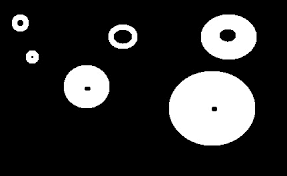
#> input picture lab5/sample4.png, 287 x 176 px
$ python holefilling.py
#> lines starting #> are read from the running program, lines starting #| are printed output that depends on the picture; after the words box and inside, x2 and y2 are one past the last pixel; in counts of white or black regions, pixels touching at a corner belong together
# -*- coding: utf-8 -*-
"""
Created on Tue Jun 28 16:29:27 2022

@author: u
"""

import cv2
import numpy as np
import matplotlib.pyplot as plt

img = cv2.imread('sample4.png',0)
#> img is the input picture: shape (176, 287); min 0, max 255, mean 46.3

im_H = img.shape[0]
#> im_H = 176
im_W = img.shape[1]
#> im_W = 287

_,thres_img = cv2.threshold(img, 100, 1, cv2.THRESH_BINARY)
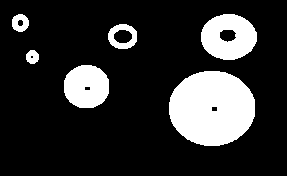
#> thres_img: shape (176, 287); values 0 (black) and 1 (white), 18.4% white; 6 white regions, box (x1, y1, x2, y2) and area: (169, 71, 255, 146) 5099, (201, 14, 257, 60) 1870, (64, 65, 109, 108) 1565, (108, 24, 137, 49) 401, (12, 14, 29, 32) 218, (26, 50, 39, 64) 140

ksize = 5
padding = (ksize - 1)//2

kernel = cv2.getStructuringElement(cv2.MORPH_CROSS, (ksize,ksize))


thres_img = cv2.copyMakeBorder(thres_img, padding, padding, padding, padding, cv2.BORDER_CONSTANT,value=0)
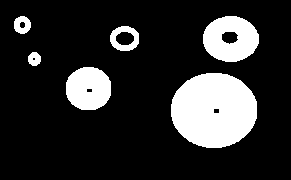
#> thres_img: shape (180, 291); values 0 (black) and 1 (white), 17.7% white; 6 white regions, box (x1, y1, x2, y2) and area: (171, 73, 257, 148) 5099, (203, 16, 259, 62) 1870, (66, 67, 111, 110) 1565, (110, 26, 139, 51) 401, (14, 16, 31, 34) 218, (28, 52, 41, 66) 140


plt.imshow(thres_img,'gray')
plt.show()

p = 0
q = 0

for i in range(im_H):
    for j in range(im_W):
        if(thres_img[i,j]==1 and i+1<im_H and thres_img[i+1,j]==0):
            p = i+1
            q = j
            break
    if(p!=0 or q!=0):
        break

print(p,q)
print(thres_img[p,q])
#| 0

output_H = im_H + ksize - 1
#> output_H = 180
output_W = im_W + ksize - 1
#> output_W = 291

result = np.zeros((output_H,output_W),np.uint8)
x = np.zeros((output_H,output_W),np.uint8)
x[p,q] = 1

ca = 1 - thres_img
y = x


for d in range(4):

    op = cv2.dilate(y,kernel)

    for i in range(output_H):
        for j in range(output_W):
            if(ca[i,j]==1 and op[i,j]==1):
                x[i,j]=1
    '''
    if(np.sum(y)==np.sum(x)):
        print(d)
        break
    y = x
    '''

for i in range(output_H):
    for j in range(output_W):
        if(x[i,j]==1 or thres_img[i,j]==1):
            result[i,j]=1
#> result: shape (180, 291); values 0 (black) and 1 (white), 17.8% white; 6 white regions, box (x1, y1, x2, y2) and area: (171, 73, 257, 148) 5099, (203, 16, 259, 62) 1870, (66, 67, 111, 110) 1565, (110, 26, 139, 51) 401, (14, 16, 31, 34) 244, (28, 52, 41, 66) 140

plt.imshow(result,'gray')
plt.show()

$ run again, with lab5/labtest.PNG copied over lab5/sample4.png
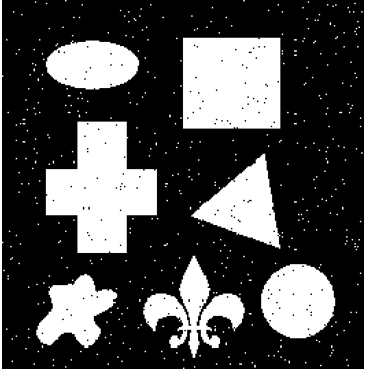
#> input picture lab5/labtest.PNG, 366 x 369 px
#> img is the input picture: shape (369, 366); min 0, max 255, mean 74.4
#> `_,thres_img = cv2.threshold(img, 100, 1, cv2.THRESH_BINARY)`:
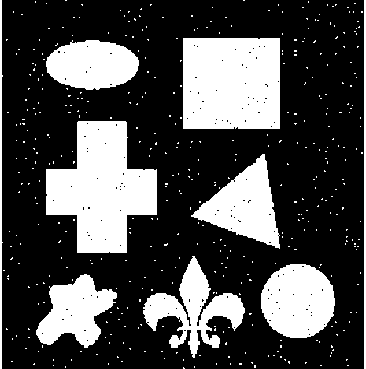
#> thres_img: shape (369, 366); values 0 (black) and 1 (white), 29.5% white; 439 white regions (430 under 20 px), largest, box (x1, y1, x2, y2) and area: (46, 121, 157, 253) 9360, (183, 38, 280, 129) 8769, (261, 264, 335, 338) 4305
#> `thres_img = cv2.copyMakeBorder(thres_img, padding, padding, padding, p..`:
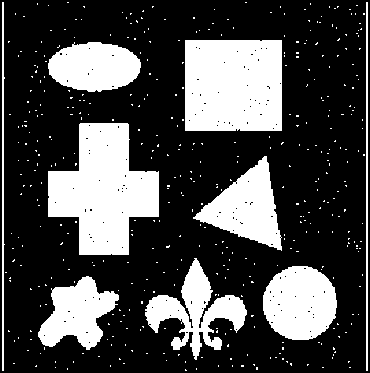
#> thres_img: shape (373, 370); values 0 (black) and 1 (white), 28.9% white; 439 white regions (430 under 20 px), largest, box (x1, y1, x2, y2) and area: (48, 123, 159, 255) 9360, (185, 40, 282, 131) 8769, (263, 266, 337, 340) 4305
#| 0
